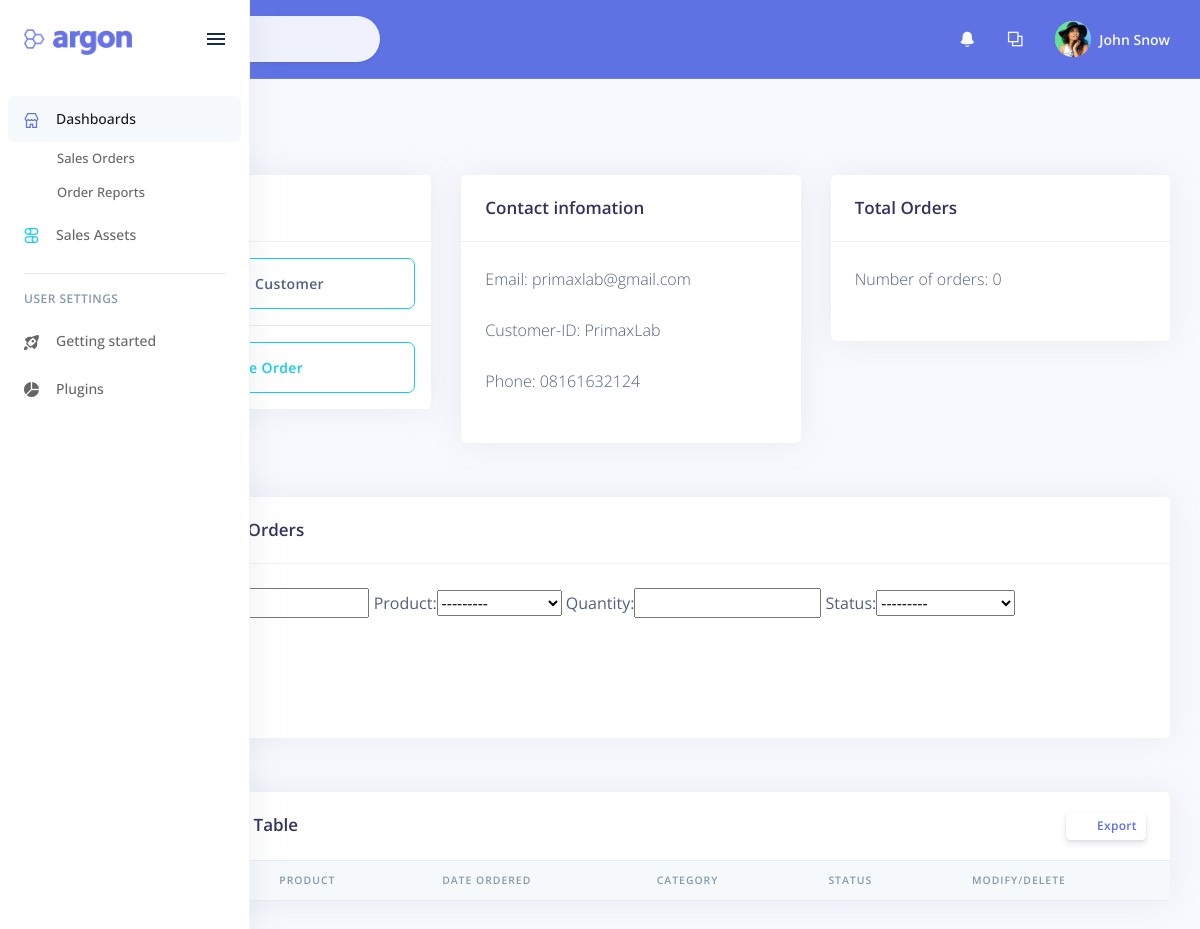
Screenshot of /customer/3 with the database file from the repository.
### reports/models.py (models this page shows, shortened)
class Customer(models.Model):
    customer_id = models.CharField(null=True, blank=True, max_length=50)
    name = models.CharField(max_length=200, null=True)
    phone = models.CharField(max_length=200, null=True)
    email = models.CharField(max_length=200, null=True)
    date_created = models.DateTimeField(auto_now_add=True, null=True)
    class Meta:
        verbose_name = 'Customer'
        verbose_name_plural = 'Customers'

### reports/views.py (the view)
# urls.py: path('customer/<str:customer_pk>', views.customer_detail, name='customer_detail'),
def customer_detail(request, customer_pk):
    customer = get_object_or_404(Customer, id=customer_pk)
    customer_orders = customer.order_set.all()
    my_filter = OrderFilter(request.GET, queryset=customer_orders)
    customer_orders = my_filter.qs
    customer_orders_count = customer_orders.count()
    context = {'customer': customer,
                'customer_orders': customer_orders,
                'customer_orders_count': customer_orders_count,
                'my_filter': my_filter
            }
    return render(request, "reports/customer_detail.html", context)

### reports/models.py (called while the page is built)
    def __str__(self):
        return self.name

### reports/templates/reports/customer_detail.html (shortened to what this page needs)
{% extends 'layout.html' %}
{% block content %}
<br>
<br>
<br>
<br>
<div class="container-fluid">
    <div class="row">
        <div class="col-md-4">
            <div class="card">
                <div class="card-header">
                    <div class="row align-items-center">
                        <div class="col-8">
                            <h5 class="h3 mb-0">Customer</h5>
                        </div>
                    </div>
                </div>
                <ul class="list-group list-group-flush">
                    <li class="list-group-item"><a type="button" class="btn btn-outline-info btn-lg btn-block">Update Customer</a></li>
                    <li class="list-group-item"><a href="{% url 'create_order' customer.id %}" type="button" class="btn btn-outline-info btn-lg btn-block">Place Order</a></li>
                </ul>
            </div>
        </div>
        <div class="col-md-4">
            <div class="card">
                <div class="card-header">
                    <div class="row align-items-center">
                        <div class="col-8">
                            <h5 class="h3 mb-0">Contact infomation</h5>
                        </div>
                    </div>
                </div>
                <div class="card-body">
                    <p class="card-text mb-4">Email:  {{customer.email}}</p>
                    <p class="card-text mb-4">Customer-ID:  {{customer.name}}</p>
                    <p class="card-text mb-4">Phone:  {{customer.phone}}</p>
                </div>
            </div>
        </div>
        <div class="col-md-4">
            <div class="card">
                <div class="card-header">
                    <div class="row align-items-center">
                        <div class="col-8">
                            <h5 class="h3 mb-0">Total Orders</h5>
                        </div>
                    </div>
                </div>
                <div class="card-body">
                    <p class="card-text mb-4">Number of orders: {{customer_orders_count}}</p>
                </div>
            </div>
        </div>
    </div>
    <br>
      <div class="row">
        <div class="col-md-12">
          <div class="card">
              <div class="card-header">
                  <div class="row align-items-center">
                      <div class="col-8">
                          <h5 class="h3 mb-0">Filter Customer Orders</h5>
                      </div>
                  </div>
              </div>
              <div class="card-body">
                <div class="form-group">
                  <form action="" method="POST">
                      <div class="form-group">
                          {{ my_filter.form }}
                      </div>
                  </form>
                </div>
              </div>
          </div>
        </div>
      </div>
    <br>
    <div class="row">
        <div class="col">
            <div class="card">
                <div class="card-header border-0">
                  <div class="row">
                    <div class="col-6">
                      <h3 class="mb-0">Customer Order Table</h3>
                    </div>
                    <div class="col-6 text-right">
                      <a href="#" class="btn btn-sm btn-neutral btn-round btn-icon" data-toggle="tooltip" data-original-title="Edit product">
                        <span class="btn-inner--icon"><i class="fas fa-user-edit"></i></span>
                        <span class="btn-inner--text">Export</span>
                      </a>
                    </div>
                  </div>
                </div>
                <div class="table-responsive">
                  <table class="table align-items-center table-flush">
                    <thead class="thead-light">
                      <tr>
                        <th>Order ID</th>
                        <th>Product</th>
                        <th>Date Ordered</th>
                        <th>Category</th>
                        <th>Status</th>
                        <th>Modify/Delete</th>
                      </tr>
                    </thead>
                  </table>
                </div>
            </div>
        </div>
    </div>
</div>
<br>
<br>
<br>
<br>
{% endblock content %}

### rows the page displays
Customer: email "primaxlab@gmail.com", name "PrimaxLab", phone "08161632124"

### other values shown
{{ customer_orders_count }} "0"
